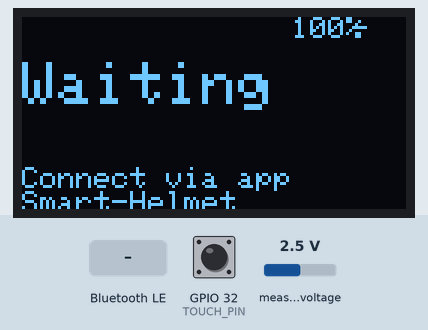
Bench run of a sketch on a simulated ESP32. Shown: 128×64 one-colour display. The inputs (shaded band) are chosen by the test bench; at power-on: GPIO 32 (TOUCH_PIN) LOW, measured voltage 2.5 V. Nothing arrives over Bluetooth unless stated; a phone connects over Bluetooth LE 3 s after start; what the sketch prints to the serial monitor is not drawn.

Above: at 1.6 s.
At 5.1 s:
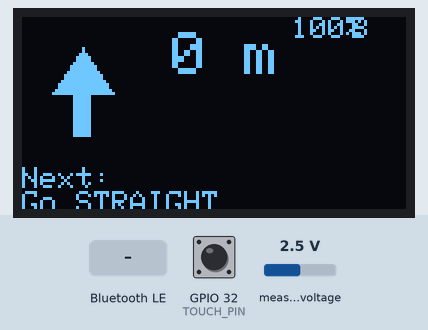
5.2 s: Bluetooth LE write "left" received
At 6.4 s:
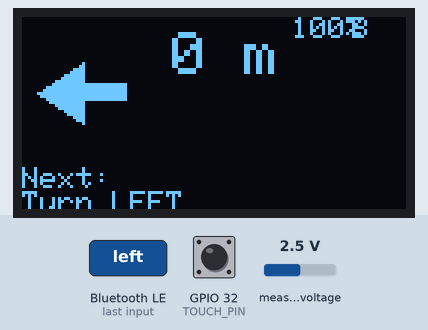
6.7 s: Bluetooth LE write "right" received
At 7.6 s:
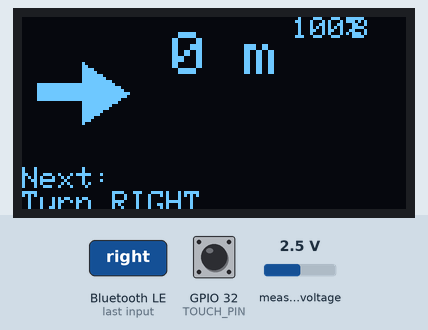
8.2 s: Bluetooth LE write "u-turn" received
At 8.7 s:
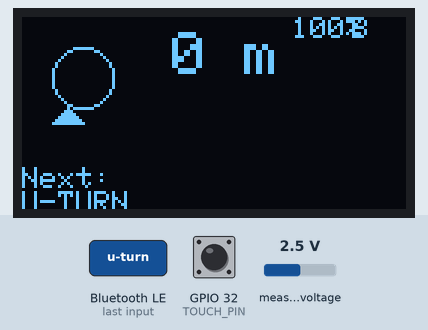
Timing chart, 0 to 11.2 s (numbered marks = the images above; inputs shaded):
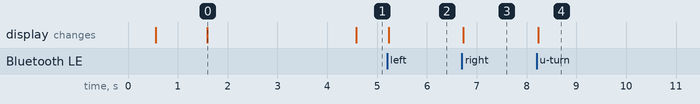

The sketch:

SmartHelmetV3.ino
```cpp
#include <BLEDevice.h>
#include <BLEServer.h>
#include <BLEUtils.h>
#include <BLE2902.h>
#include <Wire.h>
#include <SPI.h>
#include <Adafruit_GFX.h>
#include <Adafruit_SSD1306.h>
#include <Adafruit_ADS1X15.h>

// OLED Display settings (SPI)
#define SCREEN_WIDTH 128
#define SCREEN_HEIGHT 64
#define OLED_MOSI  23
#define OLED_CLK   18
#define OLED_DC    16
#define OLED_CS    5
#define OLED_RESET 17

// Touch sensor power control
#define TOUCH_PIN 32
#define HOLD_TIME 5000  // 10 seconds for power state change

// Battery monitoring
#define BATTERY_ADC_CHANNEL 0
const float R1 = 100000.0;  // 100k ohms
const float R2 = 100000.0;  // 100k ohms
const float BATTERY_FULL = 4.2;
const float BATTERY_EMPTY = 3.0;
const float VOLT_PER_COUNT = 4.096 / 32768.0;

Adafruit_SSD1306 display(SCREEN_WIDTH, SCREEN_HEIGHT, OLED_MOSI, OLED_CLK, OLED_DC, OLED_RESET, OLED_CS);
Adafruit_ADS1115 ADS;

// BLE UUIDs
#define SERVICE_UUID        "19b10000-e8f2-537e-4f6c-d104768a1214"
#define CHARACTERISTIC_UUID "19b10001-e8f2-537e-4f6c-d104768a1214"

BLECharacteristic *pCharacteristic;
bool deviceConnected = false;
bool wasConnected = false;
String directionSymbol = "S";
int distanceMeters = 0;

RTC_DATA_ATTR int bootCount = 0;

// Battery update interval
unsigned long lastBatteryUpdate = 0;
const unsigned long BATTERY_UPDATE_INTERVAL = 30000;  // Update every 30 seconds
float currentBatteryVoltage = 0.0;
int currentBatteryPercent = 0;

// Forward declarations
void updateDisplay();
void drawArrow(String symbol);
String getDirectionText(String symbol);
bool waitForLongPress();
void enterDeepSleep();
void updateBatteryReading();
float readBattery();
int voltageToPercentage(float vBattery);

// BLE Server Callbacks
class MyServerCallbacks: public BLEServerCallbacks {
    void onConnect(BLEServer* pServer) {
      deviceConnected = true;
      wasConnected = true;
      Serial.println("Device connected");
      updateDisplay();
    }

    void onDisconnect(BLEServer* pServer) {
      deviceConnected = false;
      Serial.println("Device disconnected");
      updateDisplay();
      BLEDevice::startAdvertising();
    }
};

// BLE Characteristic Callbacks
class MyCallbacks: public BLECharacteristicCallbacks {
    void onWrite(BLECharacteristic *pCharacteristic) {
      String value = pCharacteristic->getValue().c_str();

      if (value.length() > 0) {
        Serial.print("Received: ");
        Serial.println(value);

        int colonIndex = value.indexOf(':');

        if (colonIndex > 0) {
          // Format: SYMBOL:DISTANCE
          directionSymbol = value.substring(0, colonIndex);
          directionSymbol.trim();

          String distanceStr = value.substring(colonIndex + 1);
          distanceStr.trim();
          distanceMeters = distanceStr.toInt();

          Serial.print("Parsed - Symbol: ");
          Serial.print(directionSymbol);
          Serial.print(" | Distance: ");
          Serial.println(distanceMeters);
        }
        else {
          // Parse text instruction
          String lowerValue = value;
          lowerValue.toLowerCase();

          if (lowerValue.indexOf("left") >= 0) {
            directionSymbol = "L";
          }
          else if (lowerValue.indexOf("right") >= 0) {
            directionSymbol = "R";
          }
          else if (lowerValue.indexOf("straight") >= 0 || lowerValue.indexOf("merge") >= 0) {
            directionSymbol = "S";
          }
          else if (lowerValue.indexOf("u-turn") >= 0 || lowerValue.indexOf("uturn") >= 0) {
            directionSymbol = "U";
          }
          else if (lowerValue.indexOf("roundabout") >= 0) {
            if (lowerValue.indexOf("2nd") >= 0) {
              directionSymbol = "RA-2";
            }
            else if (lowerValue.indexOf("3rd") >= 0) {
              directionSymbol = "RA-3";
            }
            else if (lowerValue.indexOf("4th") >= 0) {
              directionSymbol = "RA-4";
            }
            else {
              directionSymbol = "RA-1";
            }
          }
          else {
            directionSymbol = "S";
          }

          // Parse distance
          int openParen = value.indexOf('(');
          int closeParen = value.indexOf(')');

          if (openParen >= 0 && closeParen > openParen) {
            String distanceStr = value.substring(openParen + 1, closeParen);
            distanceStr.trim();

            if (distanceStr.indexOf("km") >= 0) {
              float km = distanceStr.substring(0, distanceStr.indexOf("km")).toFloat();
              distanceMeters = (int)(km * 1000);
            }
            else if (distanceStr.indexOf("m") >= 0) {
              distanceMeters = distanceStr.substring(0, distanceStr.indexOf("m")).toInt();
            }
          }

          Serial.print("Parsed - Symbol: ");
          Serial.print(directionSymbol);
          Serial.print(" | Distance: ");
          Serial.println(distanceMeters);
        }

        updateDisplay();
      }
    }
};

void setup() {
  Serial.begin(115200);
  delay(500);

  ++bootCount;
  Serial.println("Boot number: " + String(bootCount));
  Serial.println("Smart Helmet Starting...");

  // Configure touch pin
  pinMode(TOUCH_PIN, INPUT);

  // Check wake-up reason
  esp_sleep_wakeup_cause_t wakeup_reason = esp_sleep_get_wakeup_cause();

  if (wakeup_reason == ESP_SLEEP_WAKEUP_EXT0) {
    Serial.println("Woke up from deep sleep by touch sensor");
  }

  // Initialize ADS1115 for battery monitoring
  if (!ADS.begin()) {
    Serial.println("ERROR: ADS1115 not found");
    // Continue without battery monitoring
  } else {
    Serial.println("ADS1115 initialized!");
    ADS.setGain(GAIN_ONE);  // +/- 4.096V range
  }

  // Initialize OLED display
  if(!display.begin(SSD1306_SWITCHCAPVCC)) {
    Serial.println(F("SSD1306 allocation failed"));
    for(;;);
  }

  Serial.println("SSD1306 allocation Success!");

  display.clearDisplay();
  display.setTextSize(1);
  display.setTextColor(SSD1306_WHITE);
  display.setCursor(0, 0);
  display.println("Smart Helmet");
  display.println("Initializing...");
  display.display();
  delay(1000);

  // Initialize BLE
  BLEDevice::init("Smart-Helmet");
  BLEServer *pServer = BLEDevice::createServer();
  pServer->setCallbacks(new MyServerCallbacks());

  BLEService *pService = pServer->createService(SERVICE_UUID);

  pCharacteristic = pService->createCharacteristic(
                      CHARACTERISTIC_UUID,
                      BLECharacteristic::PROPERTY_READ |
                      BLECharacteristic::PROPERTY_WRITE |
                      BLECharacteristic::PROPERTY_NOTIFY
                    );

  pCharacteristic->addDescriptor(new BLE2902());
  pCharacteristic->setCallbacks(new MyCallbacks());

  pService->start();

  BLEAdvertising *pAdvertising = BLEDevice::getAdvertising();
  pAdvertising->addServiceUUID(SERVICE_UUID);
  pAdvertising->setScanResponse(true);
  pAdvertising->setMinPreferred(0x06);
  pAdvertising->setMinPreferred(0x12);
  BLEDevice::startAdvertising();

  Serial.println("BLE device is now advertising...");
  Serial.println("Touch and hold for 10 seconds to enter sleep mode");

  // Initial battery reading
  updateBatteryReading();

  updateDisplay();
}

void loop() {
  // Update battery reading periodically
  if (millis() - lastBatteryUpdate >= BATTERY_UPDATE_INTERVAL) {
    updateBatteryReading();
    updateDisplay();
    lastBatteryUpdate = millis();
  }

  // Check for long press to enter deep sleep
  if (waitForLongPress()) {
    Serial.println("Long press detected - Entering deep sleep...");
    enterDeepSleep();
  }

  delay(100);
}

void updateBatteryReading() {
  currentBatteryVoltage = readBattery();
  currentBatteryPercent = voltageToPercentage(currentBatteryVoltage);

  Serial.print("Battery: ");
  Serial.print(currentBatteryVoltage);
  Serial.print(" V (");
  Serial.print(currentBatteryPercent);
  Serial.println("%)");
}

float readBattery() {
  int16_t readRaw = ADS.readADC_SingleEnded(BATTERY_ADC_CHANNEL);
  Serial.print("ADC Raw: ");
  Serial.println(readRaw);

  float vNode = (float)readRaw * VOLT_PER_COUNT;
  float vBattery = vNode * ((R1 + R2) / R2);

  return vBattery;
}

int voltageToPercentage(float vBattery) {
  int percent = (int)((vBattery - BATTERY_EMPTY) / (BATTERY_FULL - BATTERY_EMPTY) * 100.0);
  if (percent > 100) percent = 100;
  if (percent < 0) percent = 0;
  return percent;
}

bool waitForLongPress() {
  if (digitalRead(TOUCH_PIN) == HIGH) {
    unsigned long pressStart = millis();
    Serial.println("Touch detected, hold for 10 seconds...");

    while (digitalRead(TOUCH_PIN) == HIGH) {
      unsigned long pressedTime = millis() - pressStart;

      if (pressedTime % 1000 < 100) {
        Serial.println("Held for " + String(pressedTime / 1000) + " seconds");
      }

      if (pressedTime >= HOLD_TIME) {
        Serial.println("10 second hold confirmed!");

        while (digitalRead(TOUCH_PIN) == HIGH) {
          delay(5);
        }
        delay(50);
        return true;
      }
      delay(50);
    }

    Serial.println("Released too early");
  }
  return false;
}

void enterDeepSleep() {
  display.clearDisplay();
  display.setTextSize(2);
  display.setCursor(10, 20);
  display.println("Sleeping");
  display.display();
  delay(1000);

  Serial.println("Configuring deep sleep wake-up on GPIO " + String(TOUCH_PIN));
  esp_sleep_enable_ext0_wakeup((gpio_num_t)TOUCH_PIN, HIGH);

  Serial.println("Going to sleep now...");
  Serial.flush();
  delay(50);

  esp_deep_sleep_start();
}

void updateDisplay() {
  display.clearDisplay();

  // Battery indicator (top-right corner)
  display.setTextSize(1);
  display.setCursor(90, 0);
  display.print(currentBatteryPercent);
  display.print("%");

  // BLE status
  display.setCursor(110, 0);
  display.print(deviceConnected ? "B" : "-");

  if (!deviceConnected) {
    display.setTextSize(2);
    display.setCursor(0, 15);

    if (wasConnected) {
      display.println("Disconn-");
      display.println("ected");
    } else {
      display.println("Waiting");
    }

    display.setTextSize(1);
    display.setCursor(0, 50);
    display.println("Connect via app");
    display.setCursor(0, 58);
    display.println("Smart-Helmet");
  } else {
    // Draw navigation arrow
    drawArrow(directionSymbol);

    // Display distance
    display.setTextSize(2);
    display.setCursor(50, 5);
    if (distanceMeters >= 1000) {
      float km = distanceMeters / 1000.0;
      display.print(km, 1);
      display.println(" km");
    } else {
      display.print(distanceMeters);
      display.println(" m");
    }

    // Display instruction
    display.setTextSize(1);
    display.setCursor(0, 50);
    display.println("Next:");
    display.setCursor(0, 58);
    display.println(getDirectionText(directionSymbol));
  }

  display.display();
}

void drawArrow(String symbol) {
  int centerX = 20;
  int centerY = 25;

  if (symbol == "L") {
    display.fillTriangle(5, 25, 20, 15, 20, 35, SSD1306_WHITE);
    display.fillRect(20, 22, 15, 6, SSD1306_WHITE);
  }
  else if (symbol == "R") {
    display.fillTriangle(35, 25, 20, 15, 20, 35, SSD1306_WHITE);
    display.fillRect(5, 22, 15, 6, SSD1306_WHITE);
  }
  else if (symbol == "S") {
    display.fillTriangle(20, 10, 10, 25, 30, 25, SSD1306_WHITE);
    display.fillRect(17, 25, 6, 15, SSD1306_WHITE);
  }
  else if (symbol == "U") {
    display.drawCircle(20, 20, 10, SSD1306_WHITE);
    display.fillTriangle(15, 30, 10, 35, 20, 35, SSD1306_WHITE);
  }
  else if (symbol.startsWith("RA")) {
    display.drawCircle(20, 25, 15, SSD1306_WHITE);
    display.setTextSize(2);
    display.setCursor(14, 19);
    display.print(symbol.substring(3));
    display.setTextSize(1);
  }
  else {
    display.fillTriangle(20, 10, 10, 25, 30, 25, SSD1306_WHITE);
    display.fillRect(17, 25, 6, 15, SSD1306_WHITE);
  }
}

String getDirectionText(String symbol) {
  if (symbol == "L") return "Turn LEFT";
  if (symbol == "R") return "Turn RIGHT";
  if (symbol == "S") return "Go STRAIGHT";
  if (symbol == "U") return "U-TURN";
  if (symbol.startsWith("RA")) return "Roundabout";
  return "Continue";
}
```

Measured:
- after the input at 5.2 s, the display: changes at once (image 2)
- after the input at 6.7 s, the display: changes at once (image 3)
- after the input at 8.2 s, the display: changes at once (image 4)
- what the display in image 0 shows lasts 3.0 s, from 1.6 s to 4.6 s
